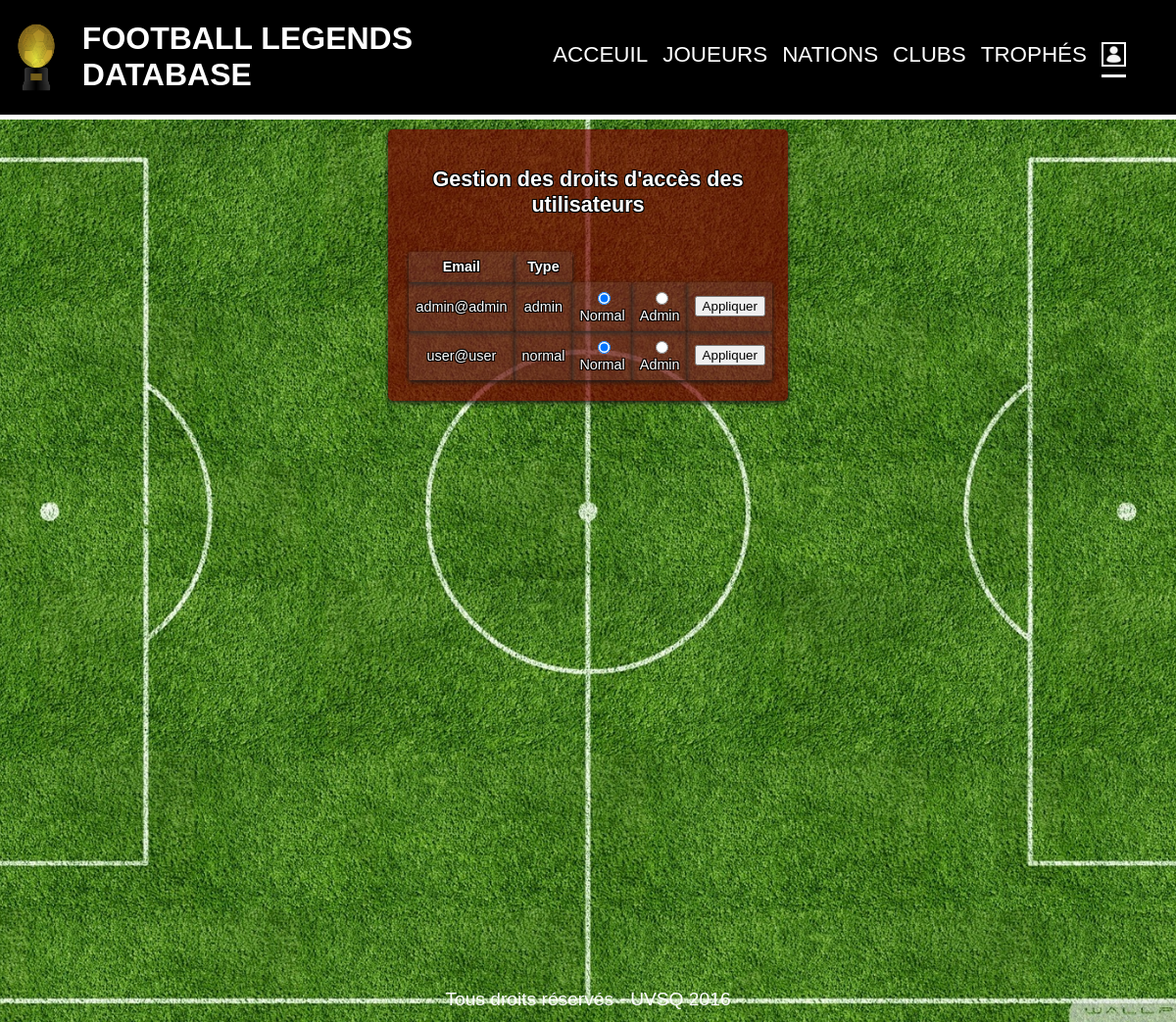
Screenshot of /gestionUtilisateurs.php (signed in) with the database file from the repository.
### tables this page shows
CREATE TABLE utilisateurs 
(
	email varchar(30) NOT NULL PRIMARY KEY,
	pass varchar(10) NOT NULL,
	type varchar(10) NOT NULL DEFAULT 'normal',
	pays varchar(15),
	club varchar(10),
	joueur varchar(15),
	FOREIGN KEY (pays) REFERENCES pays(id),
	FOREIGN KEY (club) REFERENCES clubs(id),
	FOREIGN KEY (joueur) REFERENCES joueurs(id)
);

### gestionUtilisateurs.php (the view, shortened to what this page needs)
<!DOCTYPE html>
<html>
    <head>
        <link rel="stylesheet" href="style.css" />
    </head>
	<?php include("bdd.php");?>
    <body>
            <header>
                <div id="logo">
                        <img src="img/logo.png" alt="Logo legends" />
                        <h1>Football Legends Database</h1>
                </div>
				<nav>
						<ul>
							<li><a href="index.php">Acceuil</a></li>
							<li><a href="joueurs.php">Joueurs</a></li>
							<li><a href="nations.php">Nations</a></li>
							<li><a href="clubs.php">Clubs</a></li>
							<li><a href="trophes.php">Trophés</a></li>
							<li class="actuel"><a href="espaceMembre.php"><img src="img/espaceMembre.png" alt="Espace membre" /></a></li>
						</ul>
				</nav>
            </header>
			<div id="bloc_espaceMembre">
				<section>
					<div id="formulaire">
						<?php
						if (isset($_SESSION['email']) && $_SESSION['type'] == "admin")
						{
							?>
							<h2>Gestion des droits d'accès des utilisateurs</h2>
							<br/>
							<?php
							if (isset($_POST['type']) && isset($_GET['email']))
							{
								$req = $bdd->prepare( 'SELECT * FROM Utilisateurs U WHERE U.email LIKE :email' );
								$req->execute( array('email' => htmlspecialchars($_GET['email']) ) );
								if ($req->fetch() != NULL)
								{
									$req = $bdd->prepare('UPDATE Utilisateurs SET type = :nouvType WHERE email = :email');
									$req->execute(array(
										'nouvType' => htmlspecialchars($_POST['type']),
										'email' => htmlspecialchars($_GET['email'])
									));
									?>
										<h3>Type de l'utilisateur "<?php echo htmlspecialchars($_GET['email']); ?>" modifié en "<?php echo htmlspecialchars($_POST['type']); ?>" !</h3>
									<?php
									if (htmlspecialchars($_GET['email']) == $_SESSION['email']){
										$_SESSION['type'] = htmlspecialchars($_POST['type']);
									}
								}
								else
								{
									?>
										<h3>Erreur : l'utilisateur n'existe pas !</h3>
									<?php
								}
								$req->closeCursor();
							}
							else
							{
								$req = $bdd->query( 'SELECT * FROM Utilisateurs ORDER BY email ASC' );
								?>
								<table>
									<tr>
										<th>Email</th>
										<th>Type</th>
									</tr>
								<?php
									while ($user = $req->fetch())
									{
										?>
										<tr>
										<form method="post" action="gestionUtilisateurs.php?email=<?php echo $user['email'];?>">
											<td><?php echo $user['email']; ?></td>
											<td><?php echo $user['type']; ?></td>
											<td><input type="radio" name="type" value="normal" id="normal" checked="checked" /> <label for="normal">Normal</label></td>
											<td><input type="radio" name="type" value="admin" id="admin" /> <label for="admin">Admin</label></td>
											<td><input type="submit" value="Appliquer"/></td>
										</tr>
										<?php
									}
									?>
								</table>
								<?php
							}
						}
						else
						{
							?><h3/>Vous n'avez pas le droit d'accéder à ce contenu.</h3><?php
						}
						?>
					</div>
				</section>
			</div>
			<footer>
				Tous droits réservés - UVSQ 2016
			</footer>
    </body>
</html>

### style.css (style rules this page uses)
body { background: url('img/pitch.jpg') top center; background-size: cover; background-attachment: fixed; margin:0; font-family: Calibri, Arial, sans-serif; color: #FFFFFF; }
header { position: fixed; width: 100%; top: 0px; background-color: #000000; border-bottom: 5px solid white; display: flex; justify-content: space-between; text-transform: uppercase; }
#logo { display: flex; align-items: center; }
#logo img { width: 8%; height: 60%; padding: 3%; padding-right: 5%; }
nav { display: flex; align-items: center; padding-right: 3%; }
nav ul { list-style-type: none; display: flex; }
nav li { margin-right: 15px; }
nav .actuel a { border-bottom: 3px solid white; }
nav a { font-size: 1.4em; color: white; padding-bottom: 3px; text-decoration: none; }
nav a img { border: 2px solid white; }
#bloc_espaceMembre section { margin: 33%; margin-top: 11%; }
#bloc_espaceMembre #formulaire, #gestion { background-color: rgba(118,0,1,0.7);; box-shadow: 0px 2px 5px #1c1a19; border-radius: 5px; padding: 5%; color: white; font-size: 0.9em; text-align: center; }
#bloc_espaceMembre #formulaire, #gestion h2 { text-shadow: black 1px 1px, black -1px 1px, black -1px -1px, black 1px -1px; }
table { border-collapse: collapse; }
td, th { border: 1px solid rgba(255,255,255,0); background-color: rgba(118,118,118,0.2); box-shadow: 0px 2px 5px #1c1a19; border-radius: 2px; padding: 7px; }
#options select, input { margin-right: 3%; }
footer { text-align: center; font-size: 1.2em; margin-top: 50%; margin-bottom: 1%; }

### rows the page displays
utilisateurs: email "admin@admin", type "admin"
utilisateurs: email "user@user", type "normal"
